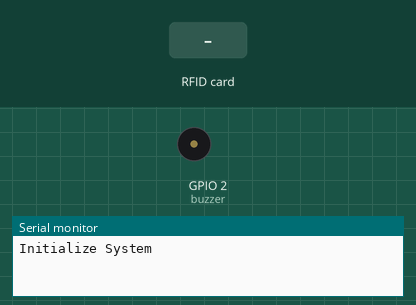
Bench run of a sketch on a simulated ESP32. Shown: buzzer (waves = sounding, pin HIGH), the last lines printed to the serial monitor. Inputs (shaded band) come from the test bench. WiFi joins after 1.5 s; servers stay silent unless stated; uploads are accepted with an empty reply.

Above: at 0.0 s.
At 2.7 s:
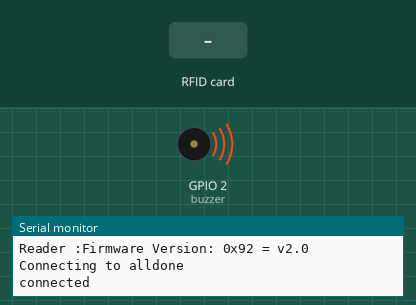
2.8 s: RFID card 5E 7A 19 C4 held to the reader
At 3.18 s:
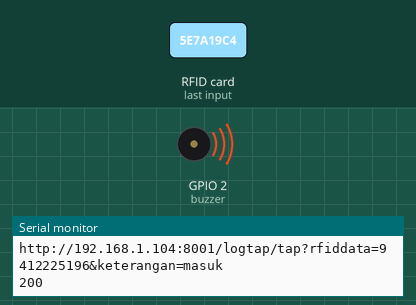
Timing chart, 0 to 5.8 s (numbered marks = the images above; inputs shaded):
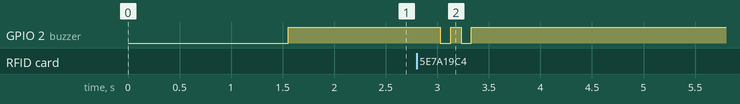

The sketch:

sketch_sep17a.ino
```cpp
#include <Arduino.h>

#include <WiFiManager.h>
#include <WiFi.h>
#include <HTTPClient.h>
//Libraries
#include <SPI.h>
#include <MFRC522.h>

#define SS_PIN 5
#define RST_PIN 0
#define buzzer 2

String gate = "masuk";
const char* ssid = "alldone";            // Change this to your WiFi SSID
const char* password = "putrabangsa42";  // Change this to your WiFi password
String host = "192.168.1.104:8001";


unsigned long time_waiting_tap;
String data_rfid = "";

//Variables
byte nuidPICC[4] = { 0, 0, 0, 0 };
MFRC522::MIFARE_Key key;
MFRC522 rfid = MFRC522(SS_PIN, RST_PIN);


// WiFiManager wm;
void setup() {
  WiFi.mode(WIFI_STA);
  WiFiManager wm;

  pinMode(buzzer, OUTPUT);
  Serial.begin(9600);
  Serial.println(F("Initialize System"));
  //rfid
  SPI.begin();
  rfid.PCD_Init();
  Serial.print(F("Reader :"));
  rfid.PCD_DumpVersionToSerial();
  //wifi
  Serial.print("Connecting to ");
  Serial.println(ssid);
  bool res;
  res = wm.autoConnect("smart", "smart123");
  if (!res) {
    Serial.println("Failed to connect");
    digitalWrite(buzzer, 0);
    // ESP.restart();
  } else {
    //if you get here you have connected to the WiFi
    Serial.println("connected");
    digitalWrite(buzzer, 1);
  }
}

void loop() {

  if (WiFi.status() == WL_CONNECTED) {
    readRFID();
  } else {
    Serial.println("reconnect");
  }
}

void readRFID(void) {
  for (byte i = 0; i < 6; i++) {
    key.keyByte[i] = 0xFF;
  }
  if (!rfid.PICC_IsNewCardPresent())
    return;
  if (!rfid.PICC_ReadCardSerial())
    return;
  String datarfid = "";
  for (byte i = 0; i < 4; i++) {
    nuidPICC[i] = rfid.uid.uidByte[i];
    datarfid += nuidPICC[i] < 0x10 ? "0" : "";
    datarfid += nuidPICC[i];
  }


  if (millis() - time_waiting_tap > 5000 || datarfid != data_rfid) {
    HTTPClient http;
    Serial.println("http://" + host + "/logtap/tap?rfiddata=" + datarfid + "&keterangan=" + gate);
    http.begin("http://" + host + "/logtap/tap?rfiddata=" + datarfid + "&keterangan=" + gate);  //HTTP
    int httpCode = http.GET();
    Serial.println(httpCode);
    if (httpCode > 0) {
      if (httpCode == HTTP_CODE_OK) {
        String payload = http.getString();
        Serial.println(payload);
        digitalWrite(buzzer, 0);
        delay(100);
        digitalWrite(buzzer, 1);
        delay(100);
        digitalWrite(buzzer, 0);
        delay(100);
        digitalWrite(buzzer, 1);
        delay(100);
      }
    }
    http.end();
    data_rfid = datarfid;
    Serial.println(datarfid);

    time_waiting_tap = millis();
  }
  rfid.PICC_HaltA();
  rfid.PCD_StopCrypto1();
}
```

Measured:
- after the input at 2.8 s, GPIO 2 (buzzer): alternates HIGH for 0.10 s and LOW for 0.10 s, 4 changes in all, then stays HIGH, starting after 0.23 s
